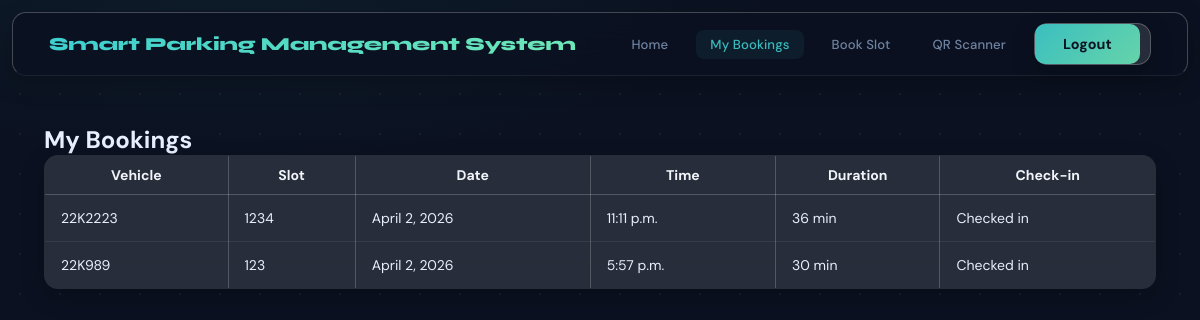
The app's page /booking/my-bookings/ (signed in) with its own data.
### booking/models.py (models this page shows, shortened)
class Booking(models.Model):
    user = models.ForeignKey(settings.AUTH_USER_MODEL, on_delete=models.CASCADE)
    slot = models.ForeignKey(ParkingSlot, on_delete=models.CASCADE)
    date = models.DateField()
    start_time = models.TimeField()
    duration_minutes = models.PositiveIntegerField()
    vehicle_number = models.CharField(max_length=20, default='UNKNOWN')
    created_at = models.DateTimeField(auto_now_add=True)
    is_active = models.BooleanField(default=True)
    is_checked_in = models.BooleanField(default=False)
    class Meta:
        ordering = ['-date', '-start_time']

### parking/models.py (models this page shows, shortened)
class ParkingSlot(models.Model):
    CATEGORY_CHOICES = [('car', 'Car'), ('bike', 'Bike'), ('ev', 'EV')]
    TYPE_CHOICES = [('vip', 'VIP'), ('normal', 'Normal')]
    STATUS_CHOICES = [('available', 'Available'), ('occupied', 'Occupied')]
    slot_number = models.CharField(max_length=20, unique=True)
    category = models.CharField(max_length=10, choices=CATEGORY_CHOICES)
    slot_type = models.CharField(max_length=10, choices=TYPE_CHOICES, default='normal')
    status = models.CharField(max_length=10, choices=STATUS_CHOICES, default='available')

### booking/views.py (the view)
# urls.py: path('my-bookings/', my_bookings_view, name='my_bookings'),
@login_required
def my_bookings_view(request):
    bookings = Booking.objects.filter(user=request.user).select_related('slot')
    return render(request, 'booking/my_bookings.html', {'bookings': bookings})

### templates/booking/my_bookings.html
{% extends 'base.html' %}
{% block content %}
<h2>My Bookings</h2>
<table>
    <tr><th>Vehicle</th><th>Slot</th><th>Date</th><th>Time</th><th>Duration</th><th>Check-in</th></tr>
    {% for b in bookings %}
    <tr>
        <td>{{ b.vehicle_number }}</td>
        <td>{{ b.slot.slot_number }}</td>
        <td>{{ b.date }}</td>
        <td>{{ b.start_time }}</td>
        <td>{{ b.duration_minutes }} min</td>
        <td>
            {% if b.is_checked_in %}
                Checked in
            {% else %}
                <a href="{% url 'booking:checkin_booking' b.id %}">Check in now</a>
            {% endif %}
        </td>
    </tr>
    {% empty %}<tr><td colspan="6">No bookings yet.</td></tr>{% endfor %}
</table>
{% endblock %}

### static/css/style.css (style rules this page uses)
* { box-sizing: border-box; }
body { font-family: Arial, sans-serif; margin: 0; background: linear-gradient(120deg, #16213e, #0f3460, #533483); min-height: 100vh; color: #eef4ff; }
.card, table, form { background: rgba(255, 255, 255, 0.12); backdrop-filter: blur(14px); -webkit-backdrop-filter: blur(14px); border: 1px solid rgba(255, 255, 255, 0.22); border-radius: 14px; box-shadow: 0 8px 24px rgba(0, 0, 0, 0.2); }
table { width: 100%; border-collapse: collapse; overflow: hidden; }
th, td { border: 1px solid rgba(255, 255, 255, 0.2); padding: 10px; color: #f1f5f9; }
body { margin: 0; font-family: 'Poppins', sans-serif; background: radial-gradient(circle at 20% 30%, rgba(0, 255, 255, 0.15), transparent 40%), radial-gradient(circle at 80% 70%, rgba(255, 0, 255, 0.15), transparent 40%), linear-gradient(135deg, #0f2027, #203a43, #2c5364); min-height: 100vh; overflow-x: hidden; }
body::before { content: ""; position: fixed; width: 200%; height: 200%; top: -50%; left: -50%; background: radial-gradient(circle, rgba(255,255,255,0.05) 1px, transparent 1px); background-size: 40px 40px; animation: moveBg 20s linear infinite; z-index: -1; }

### templates/base.html (style rules this page uses)
*, *::before, *::after { box-sizing: border-box; margin: 0; padding: 0; }
:root { --bg: #0b1120; --surface: #131d30; --surface2: #1a2640; --border: rgba(255,255,255,0.07); --accent: #3ecfcf; --accent2: #6ee7b7; --text: #e8f0fe; --muted: #7a90b0; --danger: #f87171; --glow: 0 0 24px rgba(62,207,207,0.18); }
html { scroll-behavior: smooth; }
body { font-family: 'DM Sans', sans-serif; background: var(--bg); color: var(--text); min-height: 100vh; background-image: radial-gradient(ellipse 80% 50% at 20% -10%, rgba(62,207,207,0.08) 0%, transparent 60%), radial-gradient(ellipse 60% 40% at 80% 100%, rgba(110,231,183,0.06) 0%, transparent 60%); }
table { width: 100%; border-collapse: collapse; font-size: 0.875rem; }
tbody td { padding: 14px 16px; border-bottom: 1px solid var(--border); color: var(--text); vertical-align: middle; }
tbody tr { transition: background 0.15s; }

### records on screen
Booking: vehicle_number "22K2223", slot.slot_number "1234", date "April 2, 2026", start_time "11:11 p.m.", duration_minutes "36", is_checked_in "Checked in"
Booking: vehicle_number "22K989", slot.slot_number "123", date "April 2, 2026", start_time "5:57 p.m.", duration_minutes "30", is_checked_in "Checked in"
